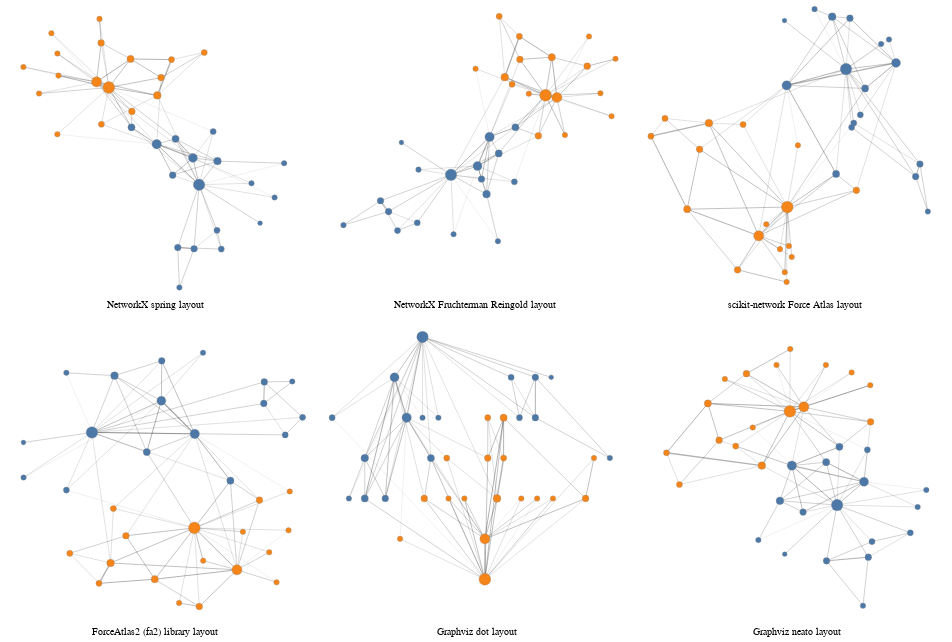

The cell this chart's notebook holds for it:
### Markdown cell above
Finally, iterate over the layouts, and render the corresponding graphs
in a grid with the specified number of columns.

### Code cell
from functools import reduce

cols = 3
res = None

for row in range((1+len(layout_fns)) // cols):
    row_charts = [
        chart_for_layout(layout_fns[i], captions[i])
        for i in range(row * cols, min((row+1) * cols, len(layout_fns)))
    ]
    row_chart = reduce(
        lambda a, x: a | x, row_charts[1:], row_charts[0]
    )

    res = row_chart if res is None else res & row_chart

res.configure_view(strokeWidth=0)

### Figure 1 — Vega-Lite specification as saved in the notebook (floating-point values rounded to 4 significant figures; data arrays with more than 128 entries replaced by an {"elided": "..."} marker saying what was removed)
{"$schema": "https://vega.github.io/schema/vega-lite/v4.17.0.json", "config": {"view": {"continuousHeight": 300, "continuousWidth": 400, "strokeWidth": 0}}, "datasets": {"data-1859e08d4d681f2eea058e26247f564e": [{"__node_r": 5.752, "__node_size": 132.4, "club": "Mr. Hi", "degree_centrality": 0.4848, "x": 109.1, "y": 108.6}, {"__node_r": 4.513, "__node_size": 81.45, "club": "Mr. Hi", "degree_centrality": 0.2727, "x": 83.02, "y": 93.76}, {"__node_r": 4.71, "__node_size": 88.73, "club": "Mr. Hi", "degree_centrality": 0.303, "x": 94.34, "y": 78.95}, {"__node_r": 3.861, "__node_size": 59.64, "club": "Mr. Hi", "degree_centrality": 0.1818, "x": 55.25, "y": 64.14}, {"__node_r": 3.075, "__node_size": 37.82, "club": "Mr. Hi", "degree_centrality": 0.09091, "x": 191.8, "y": 93.76}, {"__node_r": 3.357, "__node_size": 45.09, "club": "Mr. Hi", "degree_centrality": 0.1212, "x": 214.5, "y": 93.76}, {"__node_r": 3.357, "__node_size": 45.09, "club": "Mr. Hi", "degree_centrality": 0.1212, "x": 214.5, "y": 78.95}, {"__node_r": 3.357, "__node_size": 45.09, "club": "Mr. Hi", "degree_centrality": 0.1212, "x": 74.38, "y": 49.33}, {"__node_r": 3.618, "__node_size": 52.36, "club": "Mr. Hi", "degree_centrality": 0.1515, "x": 117.0, "y": 64.14}, {"__node_r": 2.763, "__node_size": 30.55, "club": "Officer", "degree_centrality": 0.06061, "x": 88.17, "y": 34.51}, {"__node_r": 3.075, "__node_size": 37.82, "club": "Mr. Hi", "degree_centrality": 0.09091, "x": 199.7, "y": 78.95}, {"__node_r": 2.412, "__node_size": 23.27, "club": "Mr. Hi", "degree_centrality": 0.0303, "x": 229.3, "y": 93.76}, {"__node_r": 2.763, "__node_size": 30.55, "club": "Mr. Hi", "degree_centrality": 0.06061, "x": 40.44, "y": 49.33}, {"__node_r": 3.618, "__node_size": 52.36, "club": "Mr. Hi", "degree_centrality": 0.1515, "x": 55.25, "y": 49.33}, {"__node_r": 2.763, "__node_size": 30.55, "club": "Officer", "degree_centrality": 0.06061, "x": 133.4, "y": 49.33}, {"__node_r": 2.763, "__node_size": 30.55, "club": "Officer", "degree_centrality": 0.06061, "x": 148.2, "y": 49.33}, {"__node_r": 2.763, "__node_size": 30.55, "club": "Mr. Hi", "degree_centrality": 0.06061, "x": 284, "y": 64.14}, {"__node_r": 2.763, "__node_size": 30.55, "club": "Mr. Hi", "degree_centrality": 0.06061, "x": 109.1, "y": 78.95}, {"__node_r": 2.763, "__node_size": 30.55, "club": "Officer", "degree_centrality": 0.06061, "x": 201.3, "y": 49.33}, {"__node_r": 3.075, "__node_size": 37.82, "club": "Mr. Hi", "degree_centrality": 0.09091, "x": 24.81, "y": 78.95}, {"__node_r": 2.763, "__node_size": 30.55, "club": "Officer", "degree_centrality": 0.06061, "x": 216.1, "y": 49.33}, {"__node_r": 2.763, "__node_size": 30.55, "club": "Mr. Hi", "degree_centrality": 0.06061, "x": 124.0, "y": 78.95}, {"__node_r": 2.763, "__node_size": 30.55, "club": "Officer", "degree_centrality": 0.06061, "x": 230.9, "y": 49.33}, {"__node_r": 3.618, "__node_size": 52.36, "club": "Officer", "degree_centrality": 0.1515, "x": 184.8, "y": 78.95}, {"__node_r": 3.075, "__node_size": 37.82, "club": "Officer", "degree_centrality": 0.09091, "x": 170.0, "y": 78.95}, {"__node_r": 3.075, "__node_size": 37.82, "club": "Officer", "degree_centrality": 0.09091, "x": 184.8, "y": 64.14}, {"__node_r": 2.763, "__node_size": 30.55, "club": "Officer", "degree_centrality": 0.06061, "x": 269.2, "y": 64.14}, {"__node_r": 3.357, "__node_size": 45.09, "club": "Officer", "degree_centrality": 0.1212, "x": 170.0, "y": 64.14}, {"__node_r": 3.075, "__node_size": 37.82, "club": "Officer", "degree_centrality": 0.09091, "x": 131.8, "y": 64.14}, {"__node_r": 3.357, "__node_size": 45.09, "club": "Officer", "degree_centrality": 0.1212, "x": 261.4, "y": 49.33}, {"__node_r": 3.357, "__node_size": 45.09, "club": "Officer", "degree_centrality": 0.1212, "x": 110.8, "y": 49.33}, {"__node_r": 3.861, "__node_size": 59.64, "club": "Officer", "degree_centrality": 0.1818, "x": 178.7, "y": 49.33}, {"__node_r": 5.081, "__node_size": 103.3, "club": "Officer", "degree_centrality": 0.3636, "x": 167.4, "y": 34.51}, {"__node_r": 5.908, "__node_size": 139.6, "club": "Officer", "degree_centrality": 0.5152, "x": 167.4, "y": 19.7}], "data-19cd25a2cb1af9f15029b7f687f86521": [{"__node_r": 5.752, "__node_size": 132.4, "club": "Mr. Hi", "degree_centrality": 0.4848, "x": 75.34, "y": 200.6}, {"__node_r": 4.513, "__node_size": 81.45, "club": "Mr. Hi", "degree_centrality": 0.2727, "x": 135.5, "y": 232.3}, {"__node_r": 4.71, "__node_size": 88.73, "club": "Mr. Hi", "degree_centrality": 0.303, "x": 164.4, "y": 199.1}, {"__node_r": 3.861, "__node_size": 59.64, "club": "Mr. Hi", "degree_centrality": 0.1818, "x": 94.91, "y": 257.4}, {"__node_r": 3.075, "__node_size": 37.82, "club": "Mr. Hi", "degree_centrality": 0.09091, "x": 242.8, "y": 198.1}, {"__node_r": 3.357, "__node_size": 45.09, "club": "Mr. Hi", "degree_centrality": 0.1212, "x": 224.7, "y": 251.1}, {"__node_r": 3.357, "__node_size": 45.09, "club": "Mr. Hi", "degree_centrality": 0.1212, "x": 224.3, "y": 229.6}, {"__node_r": 3.357, "__node_size": 45.09, "club": "Mr. Hi", "degree_centrality": 0.1212, "x": 135.9, "y": 272.1}, {"__node_r": 3.618, "__node_size": 52.36, "club": "Mr. Hi", "degree_centrality": 0.1515, "x": 195.4, "y": 152.3}, {"__node_r": 2.763, "__node_size": 30.55, "club": "Officer", "degree_centrality": 0.06061, "x": 246.8, "y": 141.6}, {"__node_r": 3.075, "__node_size": 37.82, "club": "Mr. Hi", "degree_centrality": 0.09091, "x": 257.9, "y": 215.7}, {"__node_r": 2.412, "__node_size": 23.27, "club": "Mr. Hi", "degree_centrality": 0.0303, "x": 16, "y": 190.5}, {"__node_r": 2.763, "__node_size": 30.55, "club": "Mr. Hi", "degree_centrality": 0.06061, "x": 53.19, "y": 260.1}, {"__node_r": 3.618, "__node_size": 52.36, "club": "Mr. Hi", "degree_centrality": 0.1515, "x": 122.9, "y": 181.0}, {"__node_r": 2.763, "__node_size": 30.55, "club": "Officer", "degree_centrality": 0.06061, "x": 229.0, "y": 80.78}, {"__node_r": 2.763, "__node_size": 30.55, "club": "Officer", "degree_centrality": 0.06061, "x": 171.8, "y": 72.35}, {"__node_r": 2.763, "__node_size": 30.55, "club": "Mr. Hi", "degree_centrality": 0.06061, "x": 249.0, "y": 251.5}, {"__node_r": 2.763, "__node_size": 30.55, "club": "Mr. Hi", "degree_centrality": 0.06061, "x": 16.1, "y": 155.5}, {"__node_r": 2.763, "__node_size": 30.55, "club": "Officer", "degree_centrality": 0.06061, "x": 245.7, "y": 102.7}, {"__node_r": 3.075, "__node_size": 37.82, "club": "Mr. Hi", "degree_centrality": 0.09091, "x": 53.21, "y": 142.9}, {"__node_r": 2.763, "__node_size": 30.55, "club": "Officer", "degree_centrality": 0.06061, "x": 235.4, "y": 50.69}, {"__node_r": 2.763, "__node_size": 30.55, "club": "Mr. Hi", "degree_centrality": 0.06061, "x": 171.6, "y": 280.3}, {"__node_r": 2.763, "__node_size": 30.55, "club": "Officer", "degree_centrality": 0.06061, "x": 206.2, "y": 101.2}, {"__node_r": 3.618, "__node_size": 52.36, "club": "Officer", "degree_centrality": 0.1515, "x": 129.8, "y": 53.76}, {"__node_r": 3.075, "__node_size": 37.82, "club": "Officer", "degree_centrality": 0.09091, "x": 56.16, "y": 79.69}, {"__node_r": 3.075, "__node_size": 37.82, "club": "Officer", "degree_centrality": 0.09091, "x": 81.46, "y": 49.67}, {"__node_r": 2.763, "__node_size": 30.55, "club": "Officer", "degree_centrality": 0.06061, "x": 150.9, "y": 30.05}, {"__node_r": 3.357, "__node_size": 45.09, "club": "Officer", "degree_centrality": 0.1212, "x": 104.8, "y": 97.24}, {"__node_r": 3.075, "__node_size": 37.82, "club": "Officer", "degree_centrality": 0.09091, "x": 93.95, "y": 124.5}, {"__node_r": 3.357, "__node_size": 45.09, "club": "Officer", "degree_centrality": 0.1212, "x": 168.4, "y": 26.5}, {"__node_r": 3.357, "__node_size": 45.09, "club": "Officer", "degree_centrality": 0.1212, "x": 220.6, "y": 132.9}, {"__node_r": 3.861, "__node_size": 59.64, "club": "Officer", "degree_centrality": 0.1818, "x": 91.48, "y": 70.01}, {"__node_r": 5.081, "__node_size": 103.3, "club": "Officer", "degree_centrality": 0.3636, "x": 201.0, "y": 63.17}, {"__node_r": 5.908, "__node_size": 139.6, "club": "Officer", "degree_centrality": 0.5152, "x": 164.2, "y": 105.1}], "data-2a2e019ca7cf8d73fb14fa870c3a3692": [{"__node_r": 5.752, "__node_size": 132.4, "club": "Mr. Hi", "degree_centrality": 0.4848, "x": 109.2, "y": 113.7}, {"__node_r": 4.513, "__node_size": 81.45, "club": "Mr. Hi", "degree_centrality": 0.2727, "x": 132.2, "y": 121.4}, {"__node_r": 4.71, "__node_size": 88.73, "club": "Mr. Hi", "degree_centrality": 0.303, "x": 142.7, "y": 146.6}, {"__node_r": 3.861, "__node_size": 59.64, "club": "Mr. Hi", "degree_centrality": 0.1818, "x": 140.0, "y": 96.93}, {"__node_r": 3.075, "__node_size": 37.82, "club": "Mr. Hi", "degree_centrality": 0.09091, "x": 79.95, "y": 72.16}, {"__node_r": 3.357, "__node_size": 45.09, "club": "Mr. Hi", "degree_centrality": 0.1212, "x": 48.11, "y": 91.22}, {"__node_r": 3.357, "__node_size": 45.09, "club": "Mr. Hi", "degree_centrality": 0.1212, "x": 55.11, "y": 81.88}, {"__node_r": 3.357, "__node_size": 45.09, "club": "Mr. Hi", "degree_centrality": 0.1212, "x": 135.6, "y": 110.1}, {"__node_r": 3.618, "__node_size": 52.36, "club": "Mr. Hi", "degree_centrality": 0.1515, "x": 165.0, "y": 154.9}, {"__node_r": 2.763, "__node_size": 30.55, "club": "Officer", "degree_centrality": 0.06061, "x": 130.5, "y": 205.7}, {"__node_r": 3.075, "__node_size": 37.82, "club": "Mr. Hi", "degree_centrality": 0.09091, "x": 62.85, "y": 65.35}, {"__node_r": 2.412, "__node_size": 23.27, "club": "Mr. Hi", "degree_centrality": 0.0303, "x": 66.23, "y": 141.7}, {"__node_r": 2.763, "__node_size": 30.55, "club": "Mr. Hi", "degree_centrality": 0.06061, "x": 149.9, "y": 56.18}, {"__node_r": 3.618, "__node_size": 52.36, "club": "Mr. Hi", "degree_centrality": 0.1515, "x": 150.6, "y": 132.2}, {"__node_r": 2.763, "__node_size": 30.55, "club": "Officer", "degree_centrality": 0.06061, "x": 176.7, "y": 183.9}, {"__node_r": 2.763, "__node_size": 30.55, "club": "Officer", "degree_centrality": 0.06061, "x": 207.9, "y": 148.1}, {"__node_r": 2.763, "__node_size": 30.55, "club": "Mr. Hi", "degree_centrality": 0.06061, "x": 16, "y": 70.08}, {"__node_r": 2.763, "__node_size": 30.55, "club": "Mr. Hi", "degree_centrality": 0.06061, "x": 111.4, "y": 62.16}, {"__node_r": 2.763, "__node_size": 30.55, "club": "Officer", "degree_centrality": 0.06061, "x": 228.8, "y": 233.7}, {"__node_r": 3.075, "__node_size": 37.82, "club": "Mr. Hi", "degree_centrality": 0.09091, "x": 164.1, "y": 107.7}, {"__node_r": 2.763, "__node_size": 30.55, "club": "Officer", "degree_centrality": 0.06061, "x": 248.3, "y": 164.5}, {"__node_r": 2.763, "__node_size": 30.55, "club": "Mr. Hi", "degree_centrality": 0.06061, "x": 81.02, "y": 118.2}, {"__node_r": 2.763, "__node_size": 30.55, "club": "Officer", "degree_centrality": 0.06061, "x": 238.7, "y": 184.4}, {"__node_r": 3.618, "__node_size": 52.36, "club": "Officer", "degree_centrality": 0.1515, "x": 196.6, "y": 215.6}, {"__node_r": 3.075, "__node_size": 37.82, "club": "Officer", "degree_centrality": 0.09091, "x": 151.0, "y": 251.0}, {"__node_r": 3.075, "__node_size": 37.82, "club": "Officer", "degree_centrality": 0.09091, "x": 168.5, "y": 233.7}, {"__node_r": 2.763, "__node_size": 30.55, "club": "Officer", "degree_centrality": 0.06061, "x": 251.8, "y": 214.2}, {"__node_r": 3.357, "__node_size": 45.09, "club": "Officer", "degree_centrality": 0.1212, "x": 168.9, "y": 213.7}, {"__node_r": 3.075, "__node_size": 37.82, "club": "Officer", "degree_centrality": 0.09091, "x": 162.1, "y": 192.2}, {"__node_r": 3.357, "__node_size": 45.09, "club": "Officer", "degree_centrality": 0.1212, "x": 227.3, "y": 207.8}, {"__node_r": 3.357, "__node_size": 45.09, "club": "Officer", "degree_centrality": 0.1212, "x": 184.9, "y": 147.5}, {"__node_r": 3.861, "__node_size": 59.64, "club": "Officer", "degree_centrality": 0.1818, "x": 155.8, "y": 198.3}, {"__node_r": 5.081, "__node_size": 103.3, "club": "Officer", "degree_centrality": 0.3636, "x": 201.0, "y": 180.7}, {"__node_r": 5.908, "__node_size": 139.6, "club": "Officer", "degree_centrality": 0.5152, "x": 191.2, "y": 182.6}], "data-3421c71d1f82e13ff4e4827f52438cee": {"elided": "156 records"}, "data-447c792c61bffbee459a3810625c0c72": [{"__node_r": 5.752, "__node_size": 132.4, "club": "Mr. Hi", "degree_centrality": 0.4848, "x": 176.4, "y": 105.1}, {"__node_r": 4.513, "__node_size": 81.45, "club": "Mr. Hi", "degree_centrality": 0.2727, "x": 172.7, "y": 128.3}, {"__node_r": 4.71, "__node_size": 88.73, "club": "Mr. Hi", "degree_centrality": 0.303, "x": 151.0, "y": 140.2}, {"__node_r": 3.861, "__node_size": 59.64, "club": "Mr. Hi", "degree_centrality": 0.1818, "x": 187.5, "y": 125.6}, {"__node_r": 3.075, "__node_size": 37.82, "club": "Mr. Hi", "degree_centrality": 0.09091, "x": 187.2, "y": 65.55}, {"__node_r": 3.357, "__node_size": 45.09, "club": "Mr. Hi", "degree_centrality": 0.1212, "x": 163.7, "y": 50.69}, {"__node_r": 3.357, "__node_size": 45.09, "club": "Mr. Hi", "degree_centrality": 0.1212, "x": 173.5, "y": 49.61}, {"__node_r": 3.357, "__node_size": 45.09, "club": "Mr. Hi", "degree_centrality": 0.1212, "x": 160.6, "y": 113.4}, {"__node_r": 3.618, "__node_size": 52.36, "club": "Mr. Hi", "degree_centrality": 0.1515, "x": 135.9, "y": 154.8}, {"__node_r": 2.763, "__node_size": 30.55, "club": "Officer", "degree_centrality": 0.06061, "x": 91.42, "y": 148.8}, {"__node_r": 3.075, "__node_size": 37.82, "club": "Mr. Hi", "degree_centrality": 0.09091, "x": 189.8, "y": 49.34}, {"__node_r": 2.412, "__node_size": 23.27, "club": "Mr. Hi", "degree_centrality": 0.0303, "x": 213.1, "y": 71.76}, {"__node_r": 2.763, "__node_size": 30.55, "club": "Mr. Hi", "degree_centrality": 0.06061, "x": 227.5, "y": 123.8}, {"__node_r": 3.618, "__node_size": 52.36, "club": "Mr. Hi", "degree_centrality": 0.1515, "x": 162.3, "y": 144.9}, {"__node_r": 2.763, "__node_size": 30.55, "club": "Officer", "degree_centrality": 0.06061, "x": 91.44, "y": 218.8}, {"__node_r": 2.763, "__node_size": 30.55, "club": "Officer", "degree_centrality": 0.06061, "x": 92.09, "y": 199.7}, {"__node_r": 2.763, "__node_size": 30.55, "club": "Mr. Hi", "degree_centrality": 0.06061, "x": 164.6, "y": 16}, {"__node_r": 2.763, "__node_size": 30.55, "club": "Mr. Hi", "degree_centrality": 0.06061, "x": 221.8, "y": 94.04}, {"__node_r": 2.763, "__node_size": 30.55, "club": "Officer", "degree_centrality": 0.06061, "x": 87.84, "y": 236.3}, {"__node_r": 3.075, "__node_size": 37.82, "club": "Mr. Hi", "degree_centrality": 0.09091, "x": 184.9, "y": 151.2}, {"__node_r": 2.763, "__node_size": 30.55, "club": "Officer", "degree_centrality": 0.06061, "x": 71.05, "y": 207.1}, {"__node_r": 2.763, "__node_size": 30.55, "club": "Mr. Hi", "degree_centrality": 0.06061, "x": 207.9, "y": 106.4}, {"__node_r": 2.763, "__node_size": 30.55, "club": "Officer", "degree_centrality": 0.06061, "x": 80.44, "y": 184.1}, {"__node_r": 3.618, "__node_size": 52.36, "club": "Officer", "degree_centrality": 0.1515, "x": 135.3, "y": 214.1}, {"__node_r": 3.075, "__node_size": 37.82, "club": "Officer", "degree_centrality": 0.09091, "x": 179.5, "y": 219.7}, {"__node_r": 3.075, "__node_size": 37.82, "club": "Officer", "degree_centrality": 0.09091, "x": 159.9, "y": 213.6}, {"__node_r": 2.763, "__node_size": 30.55, "club": "Officer", "degree_centrality": 0.06061, "x": 116.7, "y": 248.8}, {"__node_r": 3.357, "__node_size": 45.09, "club": "Officer", "degree_centrality": 0.1212, "x": 153.6, "y": 198.0}, {"__node_r": 3.075, "__node_size": 37.82, "club": "Officer", "degree_centrality": 0.09091, "x": 117.8, "y": 157.5}, {"__node_r": 3.357, "__node_size": 45.09, "club": "Officer", "degree_centrality": 0.1212, "x": 117.7, "y": 228.0}, {"__node_r": 3.357, "__node_size": 45.09, "club": "Officer", "degree_centrality": 0.1212, "x": 136.1, "y": 168.6}, {"__node_r": 3.861, "__node_size": 59.64, "club": "Officer", "degree_centrality": 0.1818, "x": 151.4, "y": 182.5}, {"__node_r": 5.081, "__node_size": 103.3, "club": "Officer", "degree_centrality": 0.3636, "x": 114.9, "y": 194.2}, {"__node_r": 5.908, "__node_size": 139.6, "club": "Officer", "degree_centrality": 0.5152, "x": 122.3, "y": 189.4}], "data-582eec9189bc878bdf12428f598ec301": [{"__node_r": 5.752, "__node_size": 132.4, "club": "Mr. Hi", "degree_centrality": 0.4848, "x": 146.7, "y": 127.9}, {"__node_r": 4.513, "__node_size": 81.45, "club": "Mr. Hi", "degree_centrality": 0.2727, "x": 164.7, "y": 151.2}, {"__node_r": 4.71, "__node_size": 88.73, "club": "Mr. Hi", "degree_centrality": 0.303, "x": 116.6, "y": 167.4}, {"__node_r": 3.861, "__node_size": 59.64, "club": "Mr. Hi", "degree_centrality": 0.1818, "x": 108.6, "y": 132.2}, {"__node_r": 3.075, "__node_size": 37.82, "club": "Mr. Hi", "degree_centrality": 0.09091, "x": 195.5, "y": 100.2}, {"__node_r": 3.357, "__node_size": 45.09, "club": "Mr. Hi", "degree_centrality": 0.1212, "x": 139.7, "y": 72.13}, {"__node_r": 3.357, "__node_size": 45.09, "club": "Mr. Hi", "degree_centrality": 0.1212, "x": 167.5, "y": 75.81}, {"__node_r": 3.357, "__node_size": 45.09, "club": "Mr. Hi", "degree_centrality": 0.1212, "x": 124.0, "y": 120.9}, {"__node_r": 3.618, "__node_size": 52.36, "club": "Mr. Hi", "degree_centrality": 0.1515, "x": 148.3, "y": 186.2}, {"__node_r": 2.763, "__node_size": 30.55, "club": "Officer", "degree_centrality": 0.06061, "x": 90.49, "y": 205.5}, {"__node_r": 3.075, "__node_size": 37.82, "club": "Mr. Hi", "degree_centrality": 0.09091, "x": 170.0, "y": 91.43}, {"__node_r": 2.412, "__node_size": 23.27, "club": "Mr. Hi", "degree_centrality": 0.0303, "x": 111.8, "y": 78.84}, {"__node_r": 2.763, "__node_size": 30.55, "club": "Mr. Hi", "degree_centrality": 0.06061, "x": 94.23, "y": 92.91}, {"__node_r": 3.618, "__node_size": 52.36, "club": "Mr. Hi", "degree_centrality": 0.1515, "x": 139.4, "y": 170.9}, {"__node_r": 2.763, "__node_size": 30.55, "club": "Officer", "degree_centrality": 0.06061, "x": 139.3, "y": 268.1}, {"__node_r": 2.763, "__node_size": 30.55, "club": "Officer", "degree_centrality": 0.06061, "x": 168.8, "y": 247.8}, {"__node_r": 2.763, "__node_size": 30.55, "club": "Mr. Hi", "degree_centrality": 0.06061, "x": 164.0, "y": 27.34}, {"__node_r": 2.763, "__node_size": 30.55, "club": "Mr. Hi", "degree_centrality": 0.06061, "x": 206.2, "y": 143.1}, {"__node_r": 2.763, "__node_size": 30.55, "club": "Officer", "degree_centrality": 0.06061, "x": 156.4, "y": 260.6}, {"__node_r": 3.075, "__node_size": 37.82, "club": "Mr. Hi", "degree_centrality": 0.09091, "x": 166.9, "y": 183.2}, {"__node_r": 2.763, "__node_size": 30.55, "club": "Officer", "degree_centrality": 0.06061, "x": 106.4, "y": 268.0}, {"__node_r": 2.763, "__node_size": 30.55, "club": "Mr. Hi", "degree_centrality": 0.06061, "x": 200.5, "y": 126.0}, {"__node_r": 2.763, "__node_size": 30.55, "club": "Officer", "degree_centrality": 0.06061, "x": 71.9, "y": 253.9}, {"__node_r": 3.618, "__node_size": 52.36, "club": "Officer", "degree_centrality": 0.1515, "x": 60.58, "y": 229.6}, {"__node_r": 3.075, "__node_size": 37.82, "club": "Officer", "degree_centrality": 0.09091, "x": 41.62, "y": 148.5}, {"__node_r": 3.075, "__node_size": 37.82, "club": "Officer", "degree_centrality": 0.09091, "x": 33.01, "y": 180.3}, {"__node_r": 2.763, "__node_size": 30.55, "club": "Officer", "degree_centrality": 0.06061, "x": 115.5, "y": 284}, {"__node_r": 3.357, "__node_size": 45.09, "club": "Officer", "degree_centrality": 0.1212, "x": 68.08, "y": 192.8}, {"__node_r": 3.075, "__node_size": 37.82, "club": "Officer", "degree_centrality": 0.09091, "x": 79.13, "y": 186.9}, {"__node_r": 3.357, "__node_size": 45.09, "club": "Officer", "degree_centrality": 0.1212, "x": 86.29, "y": 259.4}, {"__node_r": 3.357, "__node_size": 45.09, "club": "Officer", "degree_centrality": 0.1212, "x": 169.1, "y": 211.2}, {"__node_r": 3.861, "__node_size": 59.64, "club": "Officer", "degree_centrality": 0.1818, "x": 96.56, "y": 167.4}, {"__node_r": 5.081, "__node_size": 103.3, "club": "Officer", "degree_centrality": 0.3636, "x": 124.6, "y": 226.1}, {"__node_r": 5.908, "__node_size": 139.6, "club": "Officer", "degree_centrality": 0.5152, "x": 115.3, "y": 221.7}], "data-59ec161e364aa016830785f8399c1e8a": {"elided": "156 records"}, "data-89a70a53473d4e9b9794a8549d09f139": [{"__node_r": 5.752, "__node_size": 132.4, "club": "Mr. Hi", "degree_centrality": 0.4848, "x": 174.0, "y": 157.9}, {"__node_r": 4.513, "__node_size": 81.45, "club": "Mr. Hi", "degree_centrality": 0.2727, "x": 207.3, "y": 162.1}, {"__node_r": 4.71, "__node_size": 88.73, "club": "Mr. Hi", "degree_centrality": 0.303, "x": 134.4, "y": 147.1}, {"__node_r": 3.861, "__node_size": 59.64, "club": "Mr. Hi", "degree_centrality": 0.1818, "x": 164.8, "y": 192.9}, {"__node_r": 3.075, "__node_size": 37.82, "club": "Mr. Hi", "degree_centrality": 0.09091, "x": 179.2, "y": 122.0}, {"__node_r": 3.357, "__node_size": 45.09, "club": "Mr. Hi", "degree_centrality": 0.1212, "x": 220.4, "y": 86.26}, {"__node_r": 3.357, "__node_size": 45.09, "club": "Mr. Hi", "degree_centrality": 0.1212, "x": 223.3, "y": 94.66}, {"__node_r": 3.357, "__node_size": 45.09, "club": "Mr. Hi", "degree_centrality": 0.1212, "x": 176.6, "y": 191.9}, {"__node_r": 3.618, "__node_size": 52.36, "club": "Mr. Hi", "degree_centrality": 0.1515, "x": 167.4, "y": 88.08}, {"__node_r": 2.763, "__node_size": 30.55, "club": "Officer", "degree_centrality": 0.06061, "x": 141.9, "y": 107.1}, {"__node_r": 3.075, "__node_size": 37.82, "club": "Mr. Hi", "degree_centrality": 0.09091, "x": 177.8, "y": 119.1}, {"__node_r": 2.412, "__node_size": 23.27, "club": "Mr. Hi", "degree_centrality": 0.0303, "x": 133.0, "y": 190.3}, {"__node_r": 2.763, "__node_size": 30.55, "club": "Mr. Hi", "degree_centrality": 0.06061, "x": 153.0, "y": 197.9}, {"__node_r": 3.618, "__node_size": 52.36, "club": "Mr. Hi", "degree_centrality": 0.1515, "x": 186.7, "y": 145.0}, {"__node_r": 2.763, "__node_size": 30.55, "club": "Officer", "degree_centrality": 0.06061, "x": 130.0, "y": 37.91}, {"__node_r": 2.763, "__node_size": 30.55, "club": "Officer", "degree_centrality": 0.06061, "x": 133.2, "y": 22.5}, {"__node_r": 2.763, "__node_size": 30.55, "club": "Mr. Hi", "degree_centrality": 0.06061, "x": 228.5, "y": 62.93}, {"__node_r": 2.763, "__node_size": 30.55, "club": "Mr. Hi", "degree_centrality": 0.06061, "x": 197.4, "y": 174.7}, {"__node_r": 2.763, "__node_size": 30.55, "club": "Officer", "degree_centrality": 0.06061, "x": 120.8, "y": 54.43}, {"__node_r": 3.075, "__node_size": 37.82, "club": "Mr. Hi", "degree_centrality": 0.09091, "x": 183.6, "y": 127.5}, {"__node_r": 2.763, "__node_size": 30.55, "club": "Officer", "degree_centrality": 0.06061, "x": 135.9, "y": 39.94}, {"__node_r": 2.763, "__node_size": 30.55, "club": "Mr. Hi", "degree_centrality": 0.06061, "x": 202.7, "y": 177.7}, {"__node_r": 2.763, "__node_size": 30.55, "club": "Officer", "degree_centrality": 0.06061, "x": 137.8, "y": 32.69}, {"__node_r": 3.618, "__node_size": 52.36, "club": "Officer", "degree_centrality": 0.1515, "x": 68.11, "y": 64.52}, {"__node_r": 3.075, "__node_size": 37.82, "club": "Officer", "degree_centrality": 0.09091, "x": 53.33, "y": 125.1}, {"__node_r": 3.075, "__node_size": 37.82, "club": "Officer", "degree_centrality": 0.09091, "x": 43.97, "y": 113.2}, {"__node_r": 2.763, "__node_size": 30.55, "club": "Officer", "degree_centrality": 0.06061, "x": 134.4, "y": 16}, {"__node_r": 3.357, "__node_size": 45.09, "club": "Officer", "degree_centrality": 0.1212, "x": 76.4, "y": 104.5}, {"__node_r": 3.075, "__node_size": 37.82, "club": "Officer", "degree_centrality": 0.09091, "x": 105.4, "y": 121.0}, {"__node_r": 3.357, "__node_size": 45.09, "club": "Officer", "degree_centrality": 0.1212, "x": 101.7, "y": 24.13}, {"__node_r": 3.357, "__node_size": 45.09, "club": "Officer", "degree_centrality": 0.1212, "x": 180.9, "y": 77.13}, {"__node_r": 3.861, "__node_size": 59.64, "club": "Officer", "degree_centrality": 0.1818, "x": 82.63, "y": 122.0}, {"__node_r": 5.081, "__node_size": 103.3, "club": "Officer", "degree_centrality": 0.3636, "x": 115.8, "y": 46.8}, {"__node_r": 5.908, "__node_size": 139.6, "club": "Officer", "degree_centrality": 0.5152, "x": 134.8, "y": 65.97}], "data-b5cd3a720abfea92f4eb4d91a6bdc07f": {"elided": "156 records"}, "data-ba430ea5287c5d2c3f185c0821d1b151": {"elided": "156 records"}, "data-cbb996903de13b095cdc6e70d1844d51": {"elided": "156 records"}, "data-e3f23e6250a2547063d4eb4c40b84fbc": {"elided": "156 records"}}, "vconcat": [{"hconcat": [{"height": 300, "layer": [{"data": {"name": "data-ba430ea5287c5d2c3f185c0821d1b151"}, "encoding": {"color": {"value": "black"}, "detail": {"field": "edge", "type": "quantitative"}, "opacity": {"value": 0.3}, "strokeWidth": {"field": "weight", "legend": null, "scale": {"domain": [0, 1], "range": [0, 0.2]}, "type": "quantitative"}, "x": {"axis": {"domain": false, "grid": false, "labels": false, "ticks": false, "title": ""}, "field": "x", "type": "quantitative"}, "y": {"axis": {"domain": false, "grid": false, "labels": false, "ticks": false, "title": ""}, "field": "y", "type": "quantitative"}}, "mark": "line"}, {"data": {"name": "data-447c792c61bffbee459a3810625c0c72"}, "encoding": {"fill": {"field": "club", "legend": null, "type": "nominal"}, "opacity": {"value": 1}, "size": {"field": "degree_centrality", "legend": null, "scale": {"domain": [0, 1], "range": [16, 256]}, "type": "quantitative"}, "stroke": {"value": "#888"}, "strokeWidth": {"value": 0.3}, "tooltip": [{"field": "club", "type": "nominal"}], "x": {"axis": {"domain": false, "grid": false, "labels": false, "ticks": false, "title": ""}, "field": "x", "type": "quantitative"}, "y": {"axis": {"domain": false, "grid": false, "labels": false, "ticks": false, "title": ""}, "field": "y", "type": "quantitative"}}, "mark": "circle"}], "resolve": {"scale": {"color": "independent", "fill": "independent", "opacity": "independent", "size": "independent", "strokeWidth": "independent"}}, "title": {"baseline": "bottom", "fontSize": 10, "fontWeight": "normal", "orient": "bottom", "text": "NetworkX spring layout"}, "width": 300}, {"height": 300, "layer": [{"data": {"name": "data-e3f23e6250a2547063d4eb4c40b84fbc"}, "encoding": {"color": {"value": "black"}, "detail": {"field": "edge", "type": "quantitative"}, "opacity": {"value": 0.3}, "strokeWidth": {"field": "weight", "legend": null, "scale": {"domain": [0, 1], "range": [0, 0.2]}, "type": "quantitative"}, "x": {"axis": {"domain": false, "grid": false, "labels": false, "ticks": false, "title": ""}, "field": "x", "type": "quantitative"}, "y": {"axis": {"domain": false, "grid": false, "labels": false, "ticks": false, "title": ""}, "field": "y", "type": "quantitative"}}, "mark": "line"}, {"data": {"name": "data-2a2e019ca7cf8d73fb14fa870c3a3692"}, "encoding": {"fill": {"field": "club", "legend": null, "type": "nominal"}, "opacity": {"value": 1}, "size": {"field": "degree_centrality", "legend": null, "scale": {"domain": [0, 1], "range": [16, 256]}, "type": "quantitative"}, "stroke": {"value": "#888"}, "strokeWidth": {"value": 0.3}, "tooltip": [{"field": "club", "type": "nominal"}], "x": {"axis": {"domain": false, "grid": false, "labels": false, "ticks": false, "title": ""}, "field": "x", "type": "quantitative"}, "y": {"axis": {"domain": false, "grid": false, "labels": false, "ticks": false, "title": ""}, "field": "y", "type": "quantitative"}}, "mark": "circle"}], "resolve": {"scale": {"color": "independent", "fill": "independent", "opacity": "independent", "size": "independent", "strokeWidth": "independent"}}, "title": {"baseline": "bottom", "fontSize": 10, "fontWeight": "normal", "orient": "bottom", "text": "NetworkX Fruchterman Reingold layout"}, "width": 300}, {"height": 300, "layer": [{"data": {"name": "data-cbb996903de13b095cdc6e70d1844d51"}, "encoding": {"color": {"value": "black"}, "detail": {"field": "edge", "type": "quantitative"}, "opacity": {"value": 0.3}, "strokeWidth": {"field": "weight", "legend": null, "scale": {"domain": [0, 1], "range": [0, 0.2]}, "type": "quantitative"}, "x": {"axis": {"domain": false, "grid": false, "labels": false, "ticks": false, "title": ""}, "field": "x", "type": "quantitative"}, "y": {"axis": {"domain": false, "grid": false, "labels": false, "ticks": false, "title": ""}, "field": "y", "type": "quantitative"}}, "mark": "line"}, {"data": {"name": "data-89a70a53473d4e9b9794a8549d09f139"}, "encoding": {"fill": {"field": "club", "legend": null, "type": "nominal"}, "opacity": {"value": 1}, "size": {"field": "degree_centrality", "legend": null, "scale": {"domain": [0, 1], "range": [16, 256]}, "type": "quantitative"}, "stroke": {"value": "#888"}, "strokeWidth": {"value": 0.3}, "tooltip": [{"field": "club", "type": "nominal"}], "x": {"axis": {"domain": false, "grid": false, "labels": false, "ticks": false, "title": ""}, "field": "x", "type": "quantitative"}, "y": {"axis": {"domain": false, "grid": false, "labels": false, "ticks": false, "title": ""}, "field": "y", "type": "quantitative"}}, "mark": "circle"}], "resolve": {"scale": {"color": "independent", "fill": "independent", "opacity": "independent", "size": "independent", "strokeWidth": "independent"}}, "title": {"baseline": "bottom", "fontSize": 10, "fontWeight": "normal", "orient": "bottom", "text": "scikit-network Force Atlas layout"}, "width": 300}]}, {"hconcat": [{"height": 300, "layer": [{"data": {"name": "data-b5cd3a720abfea92f4eb4d91a6bdc07f"}, "encoding": {"color": {"value": "black"}, "detail": {"field": "edge", "type": "quantitative"}, "opacity": {"value": 0.3}, "strokeWidth": {"field": "weight", "legend": null, "scale": {"domain": [0, 1], "range": [0, 0.2]}, "type": "quantitative"}, "x": {"axis": {"domain": false, "grid": false, "labels": false, "ticks": false, "title": ""}, "field": "x", "type": "quantitative"}, "y": {"axis": {"domain": false, "grid": false, "labels": false, "ticks": false, "title": ""}, "field": "y", "type": "quantitative"}}, "mark": "line"}, {"data": {"name": "data-19cd25a2cb1af9f15029b7f687f86521"}, "encoding": {"fill": {"field": "club", "legend": null, "type": "nominal"}, "opacity": {"value": 1}, "size": {"field": "degree_centrality", "legend": null, "scale": {"domain": [0, 1], "range": [16, 256]}, "type": "quantitative"}, "stroke": {"value": "#888"}, "strokeWidth": {"value": 0.3}, "tooltip": [{"field": "club", "type": "nominal"}], "x": {"axis": {"domain": false, "grid": false, "labels": false, "ticks": false, "title": ""}, "field": "x", "type": "quantitative"}, "y": {"axis": {"domain": false, "grid": false, "labels": false, "ticks": false, "title": ""}, "field": "y", "type": "quantitative"}}, "mark": "circle"}], "resolve": {"scale": {"color": "independent", "fill": "independent", "opacity": "independent", "size": "independent", "strokeWidth": "independent"}}, "title": {"baseline": "bottom", "fontSize": 10, "fontWeight": "normal", "orient": "bottom", "text": "ForceAtlas2 (fa2) library layout"}, "width": 300}, {"height": 300, "layer": [{"data": {"name": "data-59ec161e364aa016830785f8399c1e8a"}, "encoding": {"color": {"value": "black"}, "detail": {"field": "edge", "type": "quantitative"}, "opacity": {"value": 0.3}, "strokeWidth": {"field": "weight", "legend": null, "scale": {"domain": [0, 1], "range": [0, 0.2]}, "type": "quantitative"}, "x": {"axis": {"domain": false, "grid": false, "labels": false, "ticks": false, "title": ""}, "field": "x", "type": "quantitative"}, "y": {"axis": {"domain": false, "grid": false, "labels": false, "ticks": false, "title": ""}, "field": "y", "type": "quantitative"}}, "mark": "line"}, {"data": {"name": "data-1859e08d4d681f2eea058e26247f564e"}, "encoding": {"fill": {"field": "club", "legend": null, "type": "nominal"}, "opacity": {"value": 1}, "size": {"field": "degree_centrality", "legend": null, "scale": {"domain": [0, 1], "range": [16, 256]}, "type": "quantitative"}, "stroke": {"value": "#888"}, "strokeWidth": {"value": 0.3}, "tooltip": [{"field": "club", "type": "nominal"}], "x": {"axis": {"domain": false, "grid": false, "labels": false, "ticks": false, "title": ""}, "field": "x", "type": "quantitative"}, "y": {"axis": {"domain": false, "grid": false, "labels": false, "ticks": false, "title": ""}, "field": "y", "type": "quantitative"}}, "mark": "circle"}], "resolve": {"scale": {"color": "independent", "fill": "independent", "opacity": "independent", "size": "independent", "strokeWidth": "independent"}}, "title": {"baseline": "bottom", "fontSize": 10, "fontWeight": "normal", "orient": "bottom", "text": "Graphviz dot layout"}, "width": 300}, {"height": 300, "layer": [{"data": {"name": "data-3421c71d1f82e13ff4e4827f52438cee"}, "encoding": {"color": {"value": "black"}, "detail": {"field": "edge", "type": "quantitative"}, "opacity": {"value": 0.3}, "strokeWidth": {"field": "weight", "legend": null, "scale": {"domain": [0, 1], "range": [0, 0.2]}, "type": "quantitative"}, "x": {"axis": {"domain": false, "grid": false, "labels": false, "ticks": false, "title": ""}, "field": "x", "type": "quantitative"}, "y": {"axis": {"domain": false, "grid": false, "labels": false, "ticks": false, "title": ""}, "field": "y", "type": "quantitative"}}, "mark": "line"}, {"data": {"name": "data-582eec9189bc878bdf12428f598ec301"}, "encoding": {"fill": {"field": "club", "legend": null, "type": "nominal"}, "opacity": {"value": 1}, "size": {"field": "degree_centrality", "legend": null, "scale": {"domain": [0, 1], "range": [16, 256]}, "type": "quantitative"}, "stroke": {"value": "#888"}, "strokeWidth": {"value": 0.3}, "tooltip": [{"field": "club", "type": "nominal"}], "x": {"axis": {"domain": false, "grid": false, "labels": false, "ticks": false, "title": ""}, "field": "x", "type": "quantitative"}, "y": {"axis": {"domain": false, "grid": false, "labels": false, "ticks": false, "title": ""}, "field": "y", "type": "quantitative"}}, "mark": "circle"}], "resolve": {"scale": {"color": "independent", "fill": "independent", "opacity": "independent", "size": "independent", "strokeWidth": "independent"}}, "title": {"baseline": "bottom", "fontSize": 10, "fontWeight": "normal", "orient": "bottom", "text": "Graphviz neato layout"}, "width": 300}]}]}
